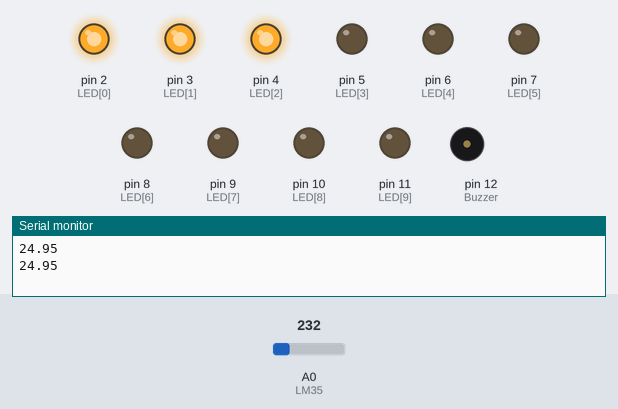
The sketch below on a simulated Arduino Uno, built with avr-gcc and run on an emulated ATmega328P. Parts: output pins drawn as LEDs (lit = HIGH), buzzer (waves = sounding, pin HIGH), the last lines printed to the serial monitor. Inputs (shaded band) come from the test bench; at power-on: A0 (LM35) = 232.

Above: at 3.8 s.
3.9 s: A0 (LM35) set to 233
At 10.1 s:
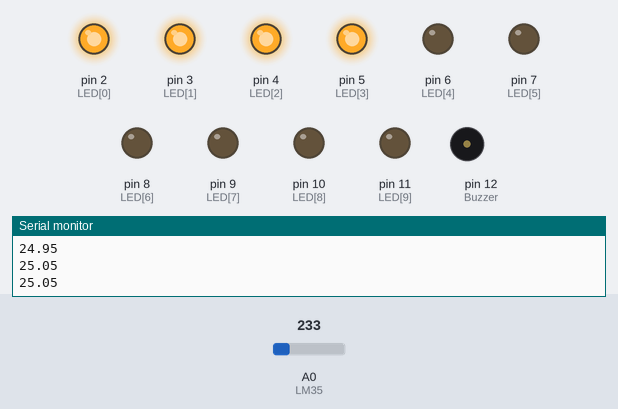
10.5 s: A0 (LM35) set to 250
At 16.0 s:
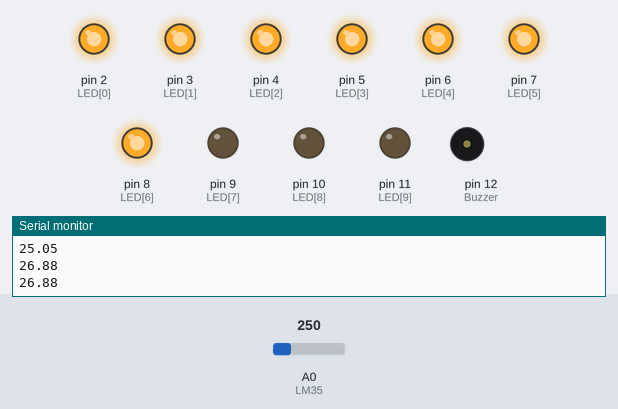
16.5 s: A0 (LM35) set to 266
At 21.8 s:
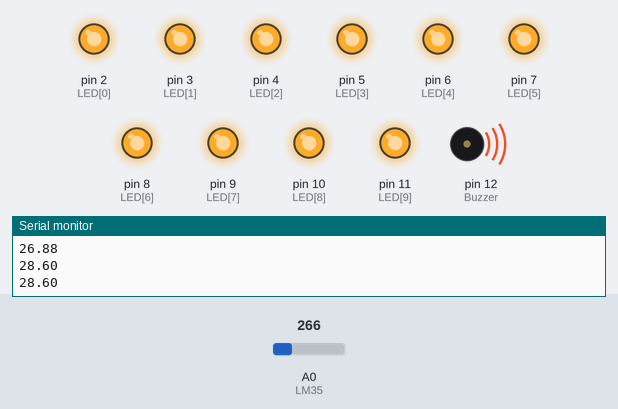
22.5 s: A0 (LM35) set to 260
At 27.6 s:
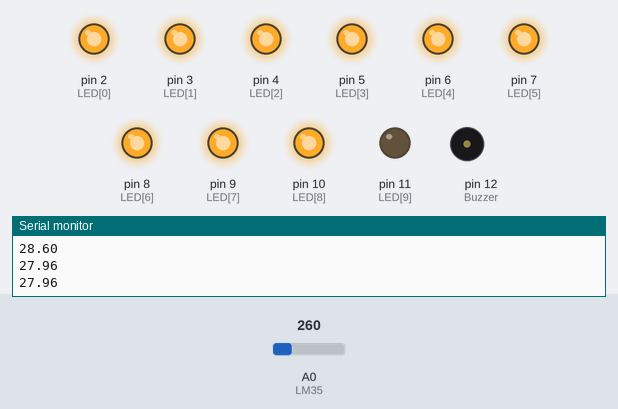
28.5 s: A0 (LM35) set to 290
At 33.4 s:
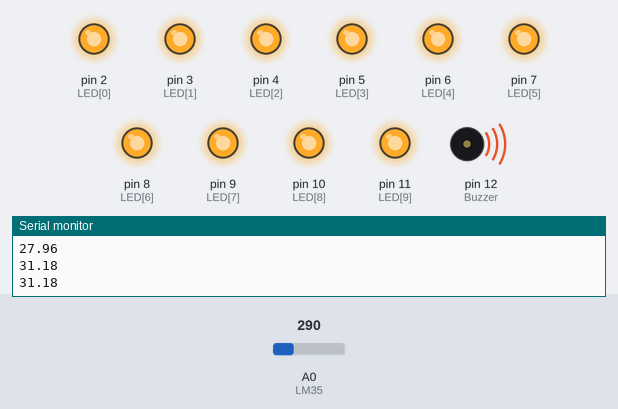
Timing chart, 0 to 34.9 s (numbered marks = the images above; inputs shaded):
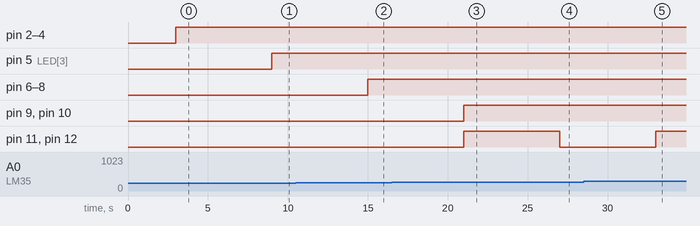

Measured:
- the behaviour switches between 232 and 233 on A0 (LM35) (found by bisection; images 0 and 1)
- the behaviour switches between 261 and 260 on A0 (LM35) (found by bisection; images 3 and 4)
- after the input at 3.9 s, pin 5 (LED[3]): LOW → HIGH after 5.1 s
- after the input at 10.5 s, pin 6 (LED[4]), pin 7 (LED[5]), pin 8 (LED[6]): LOW → HIGH after 4.5 s
- after the input at 16.5 s, pin 9 (LED[7]), pin 10 (LED[8]), pin 11 (LED[9]), pin 12 (Buzzer): LOW → HIGH after 4.5 s
- after the input at 22.5 s, pin 11 (LED[9]), pin 12 (Buzzer): HIGH → LOW after 4.5 s
- after the input at 28.5 s, pin 11 (LED[9]), pin 12 (Buzzer): LOW → HIGH after 4.5 s

The sketch:

SensorTemp___Buzzer___LCD.ino
```cpp
/***** MODULO 2 *****/

const int Buzzer = 12;
const int LM35 = 0;
const int LED[] = {2,3,4,5,6,7,8,9,10,11};
float temperatura = 0;
int ADClido = 0;


void setup() {
  Serial.begin(9600);
  analogReference(INTERNAL);
  pinMode(Buzzer, OUTPUT);
  for (int x=0; x<10; x++) {
    pinMode(LED[x], OUTPUT);
  }


}

void loop() {
  ADClido = analogRead(LM35);
  temperatura = ADClido * 0.1075268817;
  Serial.println(temperatura);
  delay(3000);
  if (temperatura > 23.00) {
    digitalWrite(LED[0], HIGH);
  } else {
    digitalWrite(LED[0], LOW);
  }

  if (temperatura > 24.00) {
    digitalWrite(LED[1], HIGH);
  } else {
    digitalWrite(LED[1], LOW);
  }

  if (temperatura > 24.50) {
    digitalWrite(LED[2], HIGH);
  } else {
    digitalWrite(LED[2], LOW);
  }

  if (temperatura > 25.00) {
    digitalWrite(LED[3], HIGH);
  } else {
    digitalWrite(LED[3], LOW);
  }

  if (temperatura > 25.50) {
    digitalWrite(LED[4], HIGH);
  } else {
    digitalWrite(LED[4], LOW);
  }

   if (temperatura > 26.00) {
    digitalWrite(LED[5], HIGH);
  } else {
    digitalWrite(LED[5], LOW);
  }

  if (temperatura > 26.50) {
    digitalWrite(LED[6], HIGH);
  } else {
    digitalWrite(LED[6], LOW);
  }

  if (temperatura > 27.00) {
    digitalWrite(LED[7], HIGH);
  } else {
    digitalWrite(LED[7], LOW);
  }

  if (temperatura > 27.50) {
    digitalWrite(LED[8], HIGH);
  } else {
    digitalWrite(LED[8], LOW);
  }

  if (temperatura > 28.00) {
    digitalWrite(LED[9], HIGH);
    digitalWrite(Buzzer,HIGH);
  } else {
    digitalWrite(LED[9], LOW);
    digitalWrite(Buzzer,LOW);
  }

}
```
